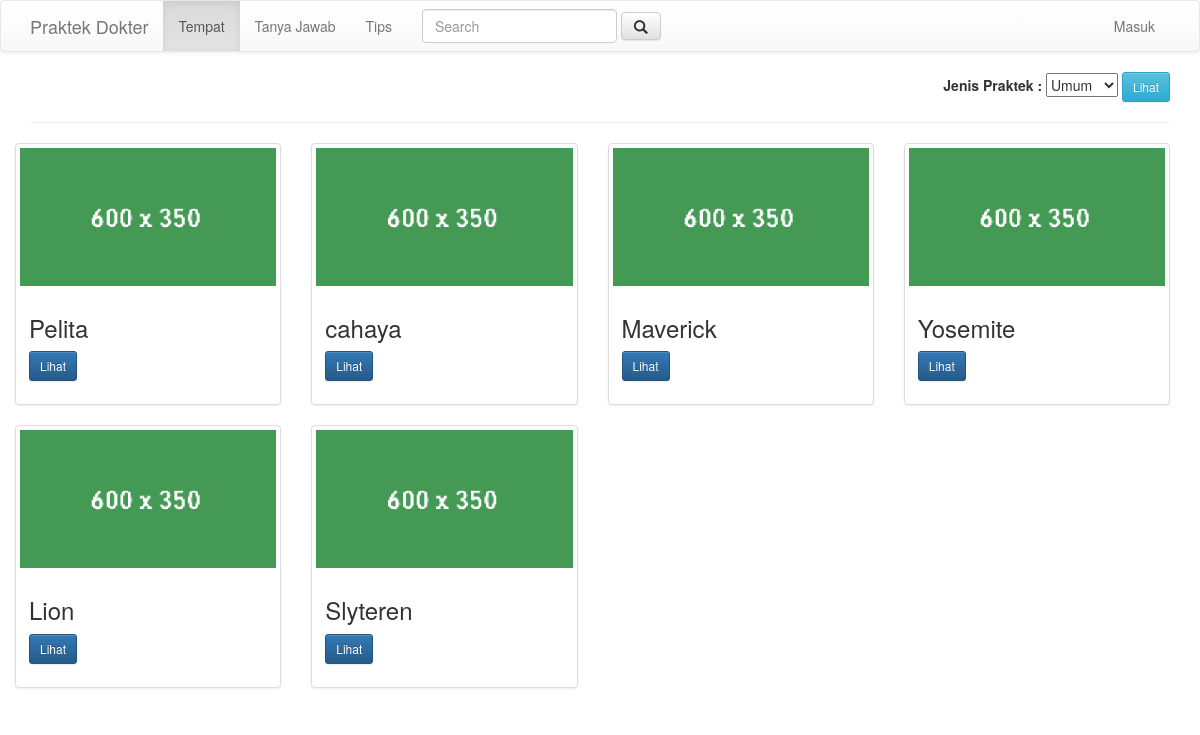
The page / on the database its author committed.
### tables this page shows
CREATE TABLE IF NOT EXISTS `tempatpraktek` (
  `id` int(10) NOT NULL,
  `nama` varchar(20) NOT NULL,
  `alamat` varchar(50) NOT NULL,
  `gambar` varchar(50) NOT NULL,
  `jenis` varchar(20) NOT NULL,
  `keterangan` text NOT NULL
);

### index.php (the view, shortened to what this page needs)
<?php
$query ="SELECT id,nama,alamat,gambar,keterangan FROM tempatpraktek";
$hasil = mysql_query($query);
?>
<!DOCTYPE html PUBLIC "-//W3C//DTD XHTML 1.0 Transitional//EN" "http://www.w3.org/TR/xhtml1/DTD/xhtml1-transitional.dtd">
<html xmlns="http://www.w3.org/1999/xhtml">
<head>
 <link rel="stylesheet" href="css/bootstrap.css" type="text/css">
 <link rel="stylesheet" href="css/bootstrap-responsive.css" type="text/css">
  <link rel="stylesheet" href="css/bootstrap-theme.css" type="text/css">
</head>
<body>
<nav class="navbar navbar-default">
  <div class="container">
    <div class="navbar-header">
      <a class="navbar-brand" href="#">Praktek Dokter</a>
    </div>
    <div class="collapse navbar-collapse" id="bs-example-navbar-collapse-1">
      <ul class="nav navbar-nav">
        <li class="active"><a href="#">Tempat</a></li>
        <li><a href="./tanyajawab.php">Tanya Jawab</a></li>
        <li><a href="./tips.php">Tips</a></li>
      </ul>
      <form class="navbar-form navbar-left" role="search">
        <div class="form-group">
          <input type="text" class="form-control" placeholder="Search">
        </div>
        <button class="btn btn-default" type="button"><span class="glyphicon glyphicon-search"></span></button>
      </form>
      <ul class="nav navbar-nav navbar-right">
        <li><a href="./login.php">Masuk</a></li>
      </ul>
    </div>
  </div>
</nav>
<div class="container">
<div class="row">
<div class="col-lg-12" align="right">
<form action="jenispraktek.php" method="post">
<label>Jenis Praktek :</label>
<select title="Pilih Jenis Praktek" name="jenis">
<option value"umum">Umum</option>
</select>
<input type="submit" class="btn btn-info btn-sm" value="Lihat" />
</form>
</div>
</div>
<hr />
<div class="row">
<?php
while( $rows = mysql_fetch_array($hasil) ){
    ?>
    <div class="col-md-3">
    <div class="thumbnail">
      <img src="<?php echo "$rows[gambar]";?>" alt="...">
      <div class="caption">
        <h3><?php echo $rows[1]; ?></h3>
        <p><a href="tempat.php?id=<?=$rows['id']; ?>" class="btn btn-primary btn-sm" role="button">Lihat</a></p>
      </div>
    </div>
  </div>
<?php
}
?>
</div>
</div>
</body>
</html>

### rows shown on the page
tempatpraktek: gambar (picture), nama "Pelita"
tempatpraktek: gambar (picture), nama "cahaya"
tempatpraktek: gambar (picture), nama "Maverick"
tempatpraktek: gambar (picture), nama "Yosemite"
tempatpraktek: gambar (picture), nama "Lion"
tempatpraktek: gambar (picture), nama "Slyteren"
